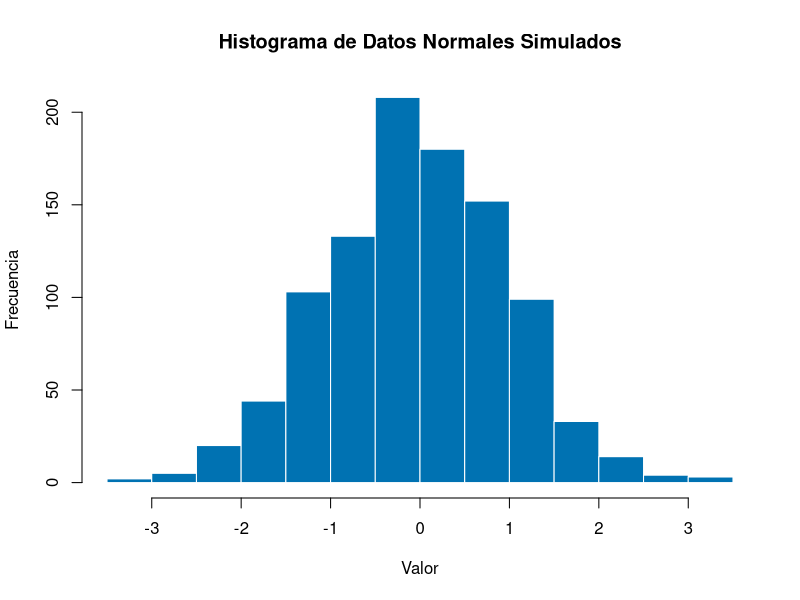

This chart was generated by the following R code:
set.seed(42)
datos_normales <- rnorm(n = 1000, mean = 0, sd = 1)

# Crear el histograma
hist(datos_normales,
     main = "Histograma de Datos Normales Simulados",
     xlab = "Valor",
     ylab = "Frecuencia",
     col = "#0072B2",
     border = "white"
)
